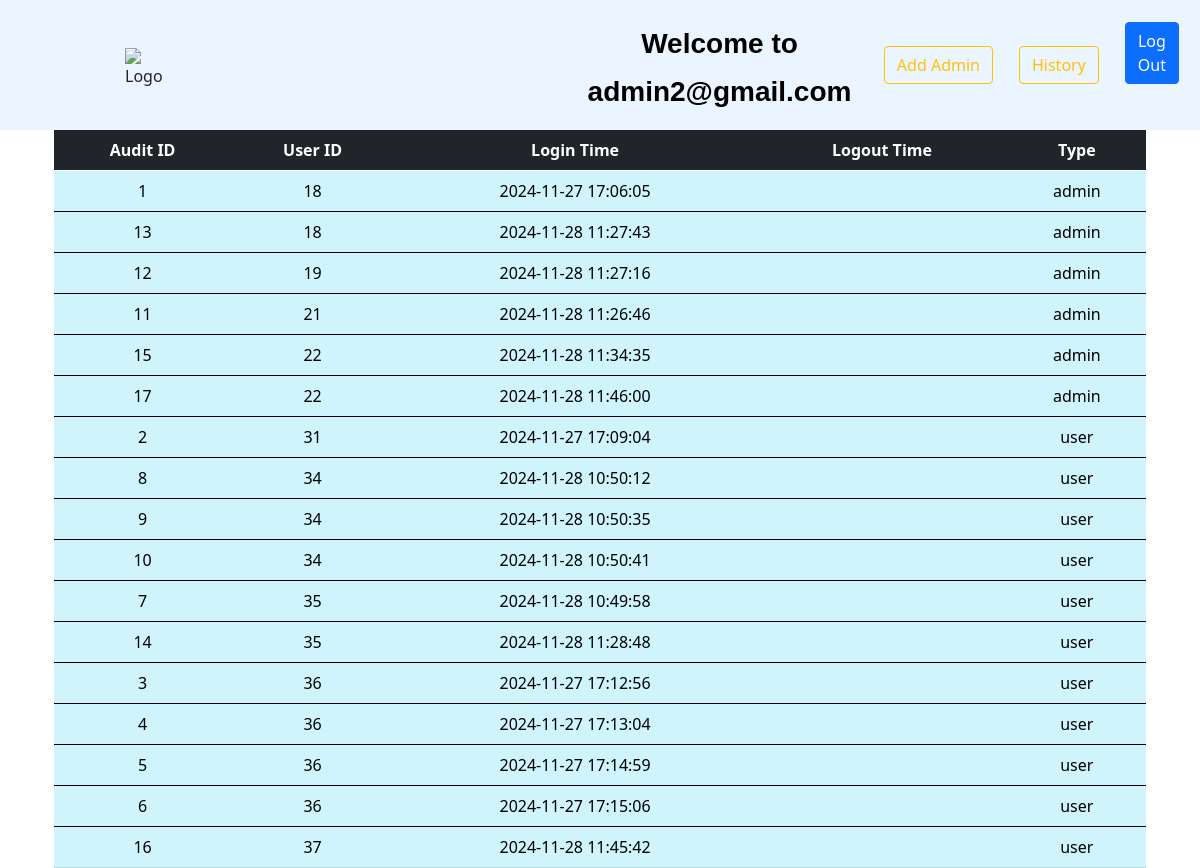
The app's page /history2.php (signed in), older data.
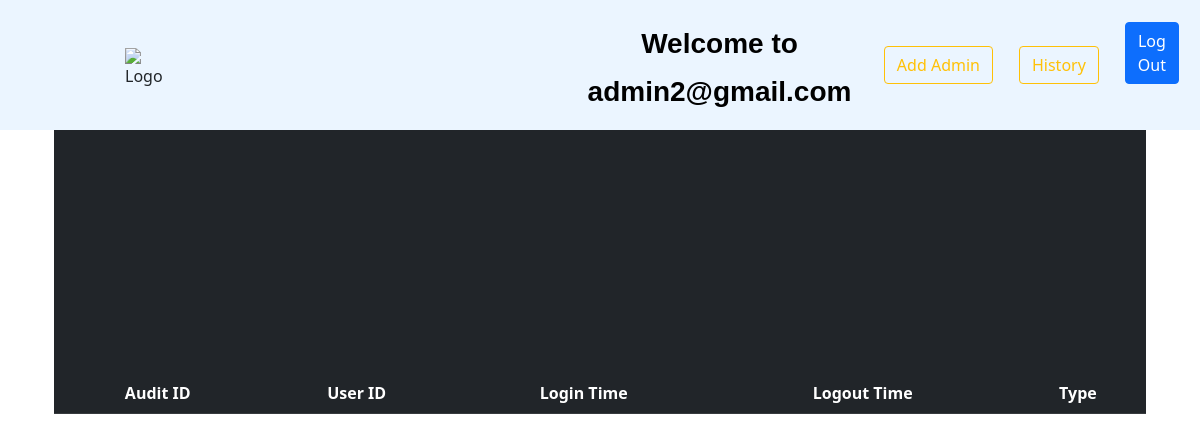
The same page, newer data.
### tables this page shows
CREATE TABLE `audit_table` (
  `login_id` int(11) NOT NULL,
  `u_id` int(11) NOT NULL,
  `login_time` datetime NOT NULL,
  `type` varchar(20) NOT NULL,
  `logout_time` datetime DEFAULT NULL
);

### history2.php (the view, shortened to what this page needs)
<!DOCTYPE html>
<html lang="en">
<head>
    <link rel="stylesheet" href="sty.css" />
    <link href="https://cdn.jsdelivr.net/npm/bootstrap@5.3.3/dist/css/bootstrap.min.css" rel="stylesheet">
</head>
<body>
<div class="c">
<?php
include "adminheader.php";
include "conn.php";
$qry = "SELECT * FROM audit_table ORDER BY u_id ASC, login_id ASC";
$rs = mysqli_query($con, $qry);
if ($rs) {
    echo "<div class='container mt-4'>";
    echo "<table class='table table-info table-hover text-center'>";
    echo "<thead class='table table-dark'><tr><th>Audit ID</th><th>User ID</th><th>Login Time</th><th>Logout Time</th><th>Type</th></tr></thead>";
    while ($val = mysqli_fetch_assoc($rs)) {
        echo "<tbody><tr>";
        echo "<td>".$val["login_id"]."</td>";
        echo "<td>".$val["u_id"]."</td>";
        echo "<td>".$val["login_time"]."</td>";
        echo "<td>".$val["logout_time"]."</td>";
        echo "<td>".$val["type"]."</td>";
        echo "</tr></tbody>";
    }
    echo "</table></div>";
} else {
    echo "Error executing query: " . mysqli_error($con);
}
?>
</div>
</body>
</html>

### adminheader.php (shortened to what this page needs)
<!DOCTYPE html>
<html lang="en">
<head>
    <?php include("links.php"); ?>
</head>
<body>
    <div class="header">
        <div class="logo">
            <img src="./image/logo2.png" alt="Logo">
        </div>
        <h1 style="text-align: center; font-family: 'Arial', sans-serif; font-weight: bold; color: #333; margin-top: -20px;margin-left: 425px">
    <span style="color: black; font-size: 28px;">
        Welcome to  <?php echo htmlspecialchars($_SESSION['adminloginid'] ?? ''); ?>
    </span>
</h1>
        <div class="nav">
        <div class="btn">
                <a href="admin_register.php">
                    <button type="button" class="btn btn-outline-warning">Add Admin</button>
                </a>
            </div>
            <div class="btn">
                <a href="history2.php">
                    <button type="button" class="btn btn-outline-warning">History</button>
                </a>
            </div>
        </div>
        <form method="post">
        <div class="btn">
    <button class="btn btn-primary me-md-2" name="out" type="submit">
        <a href="logout2.php" class="logout-link">Log Out</a>
    </button>
</div>
        </form>
    </div>
</body>
</html>

### links.php (shortened to what this page needs)
<link rel="stylesheet" href="sty.css" />
    <link href="https://cdn.jsdelivr.net/npm/bootstrap@5.3.3/dist/css/bootstrap.min.css" rel="stylesheet">
    <link href="https://cdn.jsdelivr.net/npm/bootstrap@5.0.2/dist/css/bootstrap.min.css" rel="stylesheet">

### sty.css (style rules this page uses)
* { margin: 0; padding: 0; }
html body { height: 100%; }
body { display: flex; flex-direction: column; }
.header { display: flex; padding: 15px 0; z-index: 10; height: 130px; width: 100%; background-color: #ebf5ff; position: fixed; top: 0; }
.logo { margin-left: 25px; width: 400px; height: 120px; align-content: center; background-size: cover; }
img { padding-left: 100px; margin-bottom: 15px; }
.nav { width: 1520px; display: flex; align-items: center; justify-content: flex-end; }
h1 { padding-top: 20px; text-align: center; font-size: 35px; font: optional; font-family: 'Lucida Sans', 'Lucida Sans Regular', 'Lucida Grande', 'Lucida Sans Unicode', Geneva, Verdana, sans-serif; font-weight: bold; }
.container { margin-top: 25px; height: 300px; display: flex; justify-content: center; gap: 10; }
body { font-family: Arial, sans-serif; margin: 0; padding: 0; background-color: #f4f4f4; }

### history2.php (style rules this page uses)
.c { justify-content: center; align-items: center; min-height: 100vh; }

### adminheader.php (style rules this page uses)
.logout-link { text-decoration: none; color: inherit; }

Row changes from the older to the newer data that the page shows:
removed audit_table: login_id "1", u "18", login_time "2024-11-27 17:06:05", type "admin"
removed audit_table: login_id "13", u "18", login_time "2024-11-28 11:27:43", type "admin"
removed audit_table: login_id "12", u "19", login_time "2024-11-28 11:27:16", type "admin"
removed audit_table: login_id "11", u "21", login_time "2024-11-28 11:26:46", type "admin"
removed audit_table: login_id "15", u "22", login_time "2024-11-28 11:34:35", type "admin"
removed audit_table: login_id "17", u "22", login_time "2024-11-28 11:46:00", type "admin"
removed audit_table: login_id "2", u "31", login_time "2024-11-27 17:09:04", type "user"
removed audit_table: login_id "8", u "34", login_time "2024-11-28 10:50:12", type "user"
removed audit_table: login_id "9", u "34", login_time "2024-11-28 10:50:35", type "user"
removed audit_table: login_id "10", u "34", login_time "2024-11-28 10:50:41", type "user"
removed audit_table: login_id "7", u "35", login_time "2024-11-28 10:49:58", type "user"
removed audit_table: login_id "14", u "35", login_time "2024-11-28 11:28:48", type "user"
removed audit_table: login_id "3", u "36", login_time "2024-11-27 17:12:56", type "user"
removed audit_table: login_id "4", u "36", login_time "2024-11-27 17:13:04", type "user"
removed audit_table: login_id "5", u "36", login_time "2024-11-27 17:14:59", type "user"
removed audit_table: login_id "6", u "36", login_time "2024-11-27 17:15:06", type "user"
removed audit_table: login_id "16", u "37", login_time "2024-11-28 11:45:42", type "user"
